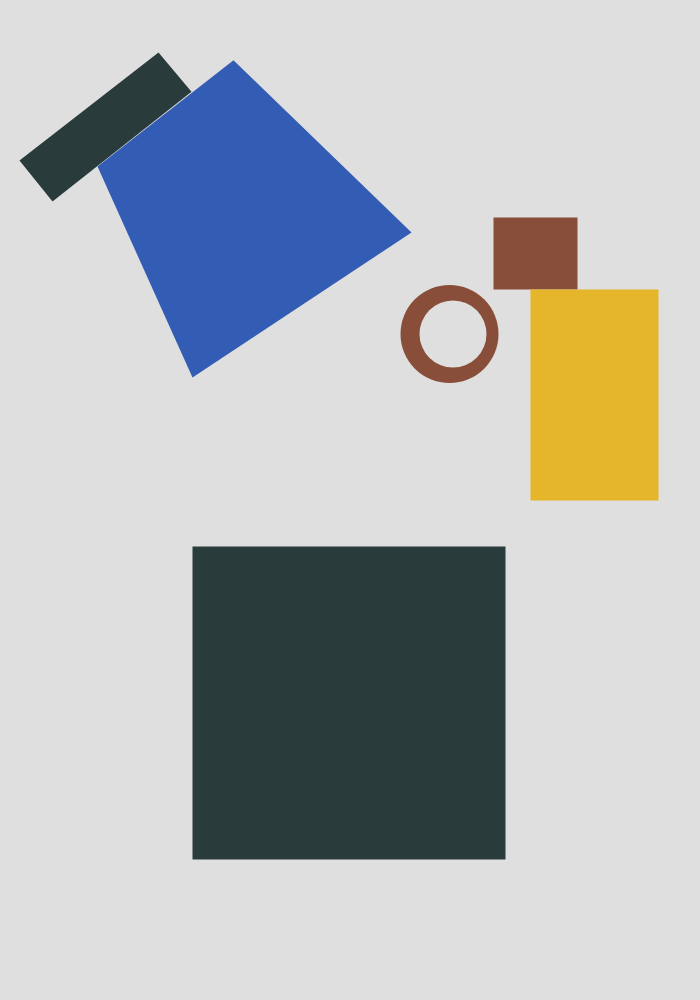
Frame 1 (no input)
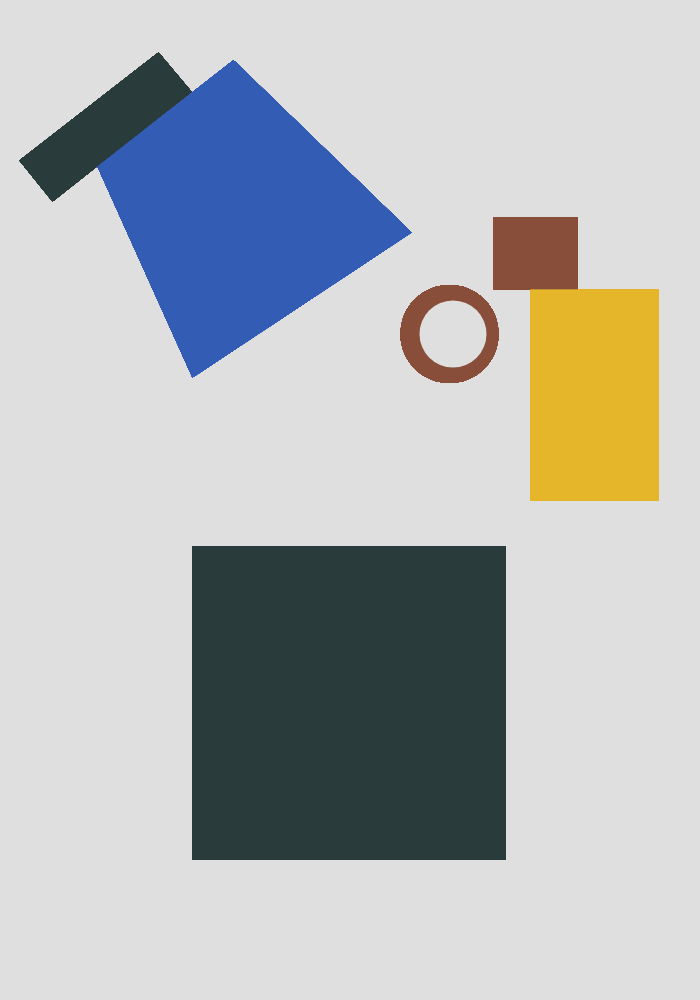
Frame 60 (no input)
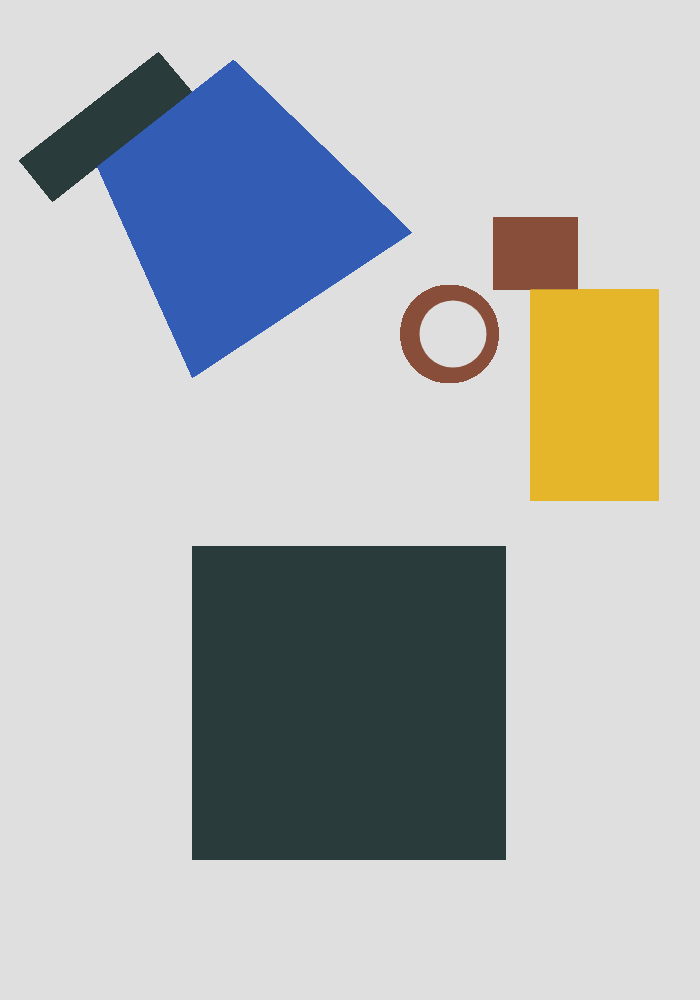
Frame 120 (the mouse pressed at the canvas centre since frame 60)

The p5.js sketch that drew these frames (run headless with seeded random() and noise() and a simulated clock; from frame 60 on, the mouse is pressed at the canvas centre):

// p5.js sketch
// ── sketch.js
function setup() {
    createCanvas(700, 1000);
    background(223, 223, 223);
}

function draw() {
    strokeWeight(0);

    fill(42, 59, 59);
    quad(158.5, 52.5, 19.5, 160.5, 52.5, 201.5, 191.5, 91.7);

    fill(51, 92, 181);
    quad(97.5, 166.5, 233.5, 60.2, 411.5, 232.5, 192.5, 377.5);

    fill(136, 78, 57);
    quad(493.5, 217.5, 577.5, 217.5, 577.5, 289.5, 493.5, 289.5);
    circle(449.5, 334, 98);

    fill(229, 182, 42);
    quad(530.5, 289.5, 658.5, 289.5, 658.5, 500.5, 530.5, 500.5);

    fill(223, 223, 223);
    circle(453, 334, 67);

    fill(42, 59, 59);
    quad(192.5, 546.5, 505.5, 546.5, 505.5, 859.5, 192.5, 859.5);
}
